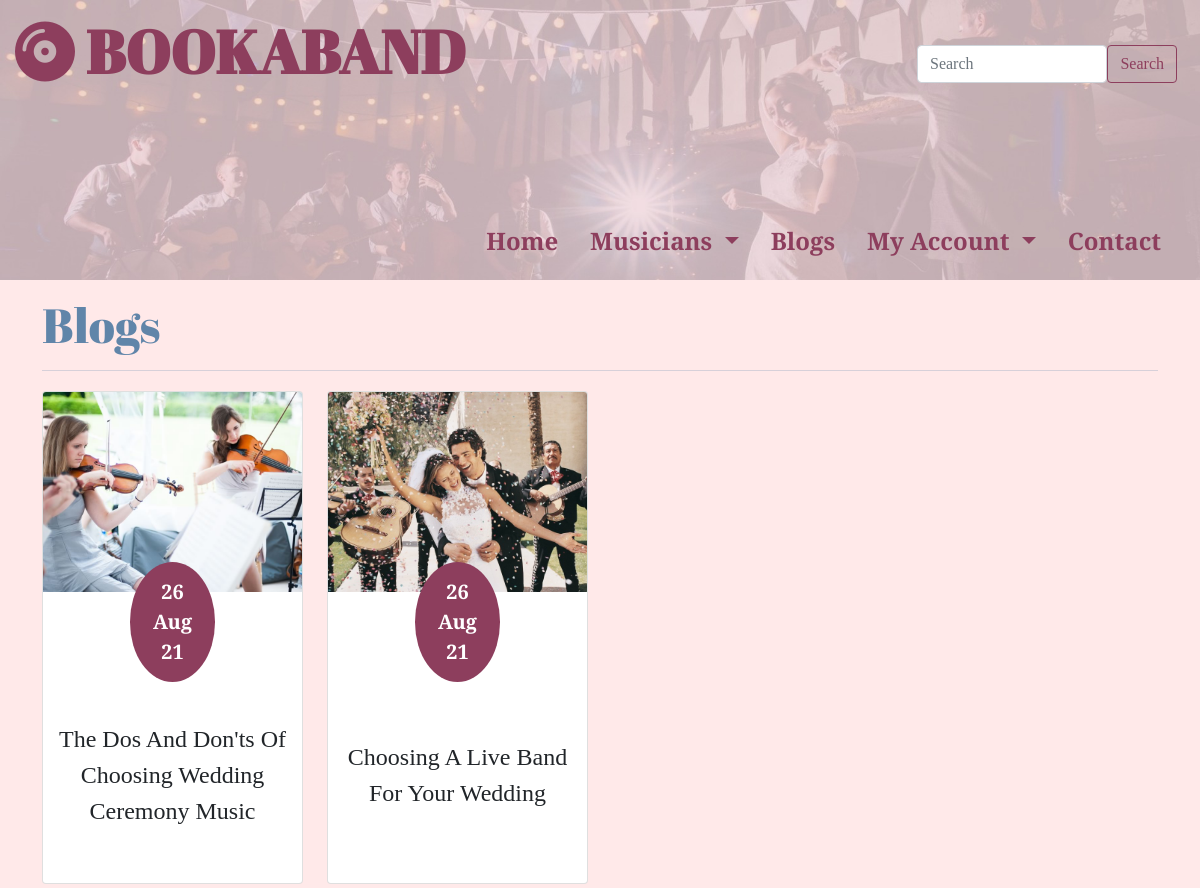
The app's page /blogs/ with its own data.
### blogs/models.py (models this page shows, shortened)
class Blog(models.Model):
    title = models.CharField(max_length=100, null=False, blank=False)
    content = models.TextField(null=False, blank=False)
    image = models.ImageField(null=True, blank=True)
    author = models.CharField(max_length=30, null=False, blank=False)
    source = models.URLField()
    created_at = models.DateTimeField(auto_now_add=True)
    updated_at = models.DateTimeField(auto_now=True)

### blogs/views.py (the view)
# urls.py: path('', views.all_blogs, name='all_blogs'),
def all_blogs(request):
    blogs = Blog.objects.all().order_by('updated_at')
    context = {
        'blogs': blogs,
    }
    return render(request, 'blogs/blogs.html', context)

### blogs/templates/blogs/blogs.html
{% extends "base.html" %}
{% load static %}
{% block page_header %}
<h2 class="text-d-blue pt-3">Blogs</h2>
<hr>
{% endblock %}
{% block content %}
<div class="row">
    <div class="col-12 col-xl-9">
        <div class="row">
            {% for blog in blogs %}
            <div class="col-12 col-md-4">
                <a href="{% url 'read_blog' blog.id %}" class="unstyled-link">
                    <div class="card blog-card my-1">
                        <img src="{{ blog.image.url }}" class="card-img-top" alt="{{ band.title }}">
                        <div class="blog-date">
                            <p class="text-center mx-auto rounded-circle">
                                {{ blog.updated_at|date:"d M y" }}
                            </p>
                        </div>
                        <div class="card-text blog-title">
                            <p class="text-capitalize text-center p-1">
                                {{ blog.title }}
                            </p>
                        </div>
                    </div>
                </a>
            </div>
            {% endfor %}
        </div>
    </div>
</div>
{% endblock %}

### static/css/base.css (style rules this page uses)
html { height: 100%; }
body { font-family: 'Playfair Display', serif; background: #ffe9e9; }
.text-d-blue { color: #6085A9; }
hr { color: #6085A9; border: 0; margin: 16px 0px; }
.unstyled-link { text-decoration: none; color: inherit; }
h2 { font-family: 'Abril Fatface', cursive; font-size: 48px; }
.card-img-top { height: 200px; object-fit: cover; overflow: hidden; }
.blog-card { transition: all 0.2s ease; cursor: pointer; }
.blog-title { height: 200px; display: flex; align-items: center; justify-content: center; overflow: hidden; margin-top: -15px; }
.blog-title p { font-size: 24px; }
.blog-date p { font-weight: 800; font-size: 20px; background-color: #8d3e5d; margin-top: -30px; padding: 15px; width: 33%; color: #fff; }

### records on screen
Blog: image (picture), updated_at "26 Aug 21", title "The Dos And Don'ts Of Choosing Wedding Ceremony Music"
Blog: image (picture), updated_at "26 Aug 21", title "Choosing A Live Band For Your Wedding"
